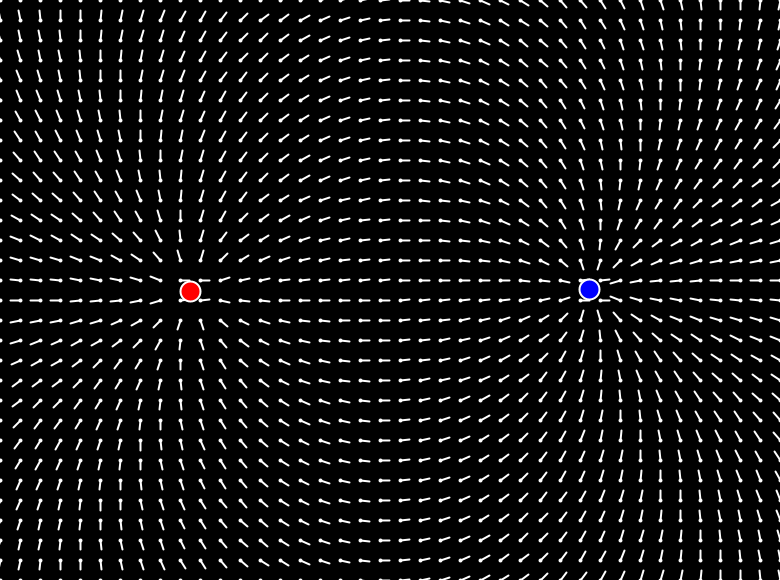
Frame 1 (no input)
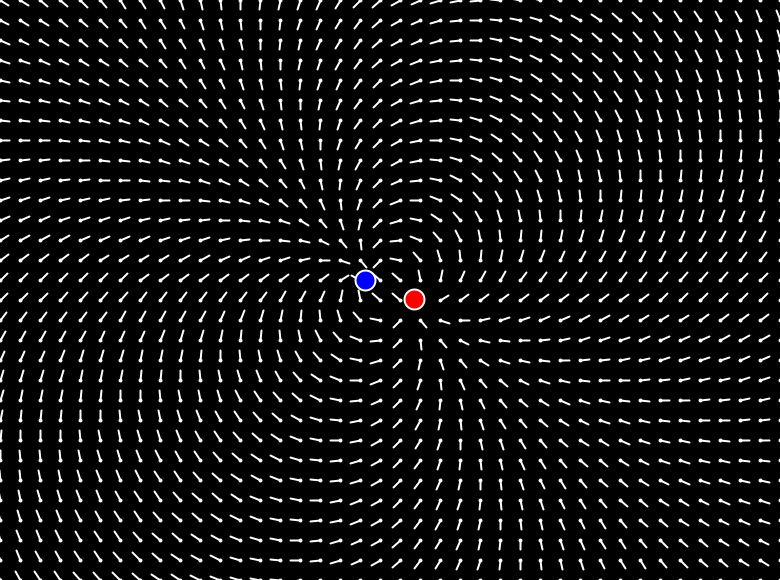
Frame 60 (the mouse pressed at the canvas centre just before this capture)
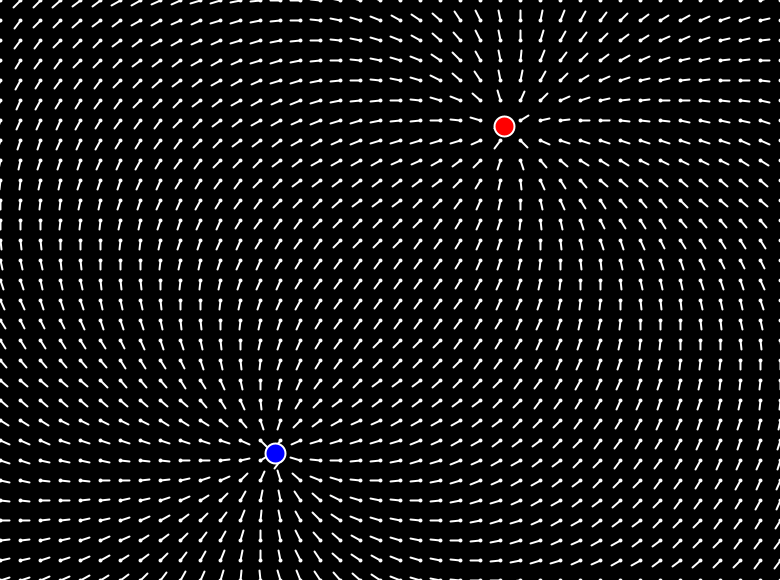
Frame 120 (the mouse held since frame 60 and released just before this capture)

The Processing sketch that drew these frames (run headless with seeded random() and noise(); from frame 60 on, the mouse is pressed at the canvas centre):

// Processing sketch: campo_electrico
// ── campo_electrico.pde
int num=2; ////                       LA MASA ES ENREALIDAD LA CARGA, MIENTRAS LA CTE G ES LA CTE K
particle[]arr=new particle[num];
particle[]flechas=new particle[40*30];
void setup() {
  size(780, 580);
  arr[0]=new particle(190, 290);
  arr[1]=new particle(590, 290);
  arr[0].m=2;
  arr[1].m=-2;
  arr[0].vy=1;
  arr[1].vy=-1;
  for (int i=0; i<40; i++) {
    for (int j=0; j<30; j++) {
      flechas[i+j*40]=new particle(i*20,j*20);
    }
  }
  //for(int i=2;i<num;i++){
  //  arr[i]=new particle(random(800),random(600));
  //  arr[i].m=random(-2,2);
  //}
}
void draw() {
  background(0);
  stroke(255);
  strokeWeight(2);
  for (int i=0; i<num; i++) {
    arr[i].superpose(arr, num);
  }
  
  for(int j=0; j<40*30; j++){
      flechas[j].superpose(arr,num);
      flechas[j].arrow();
  }
  for (int i=0; i<num; i++) {
    arr[i].refresh();
  }
}

// ── particle.pde
public class particle{
float x,y,m,vx,vy,cx,cy,G;
PVector campo;
  public particle(float x_,float y_){
    cx=0;
    cy=0;
    vx=0;
    vy=0;
    x=x_;
    y=y_;
    m=1;
    G=-10;
  }
  
  void arrow(){
    float len=sqrt(cx*cx+cy*cy);
    if (len==0)len=1;
    line(x,y,x+ 10*cx/len,y+ 10*cy/len);
    ellipse(x,y,2,2);
  }
  
  void refresh(){
    vx+=cx;
    vy+=cy;
    x+=vx;
    y+=vy;
    fill(255,0,0);
    if(m<0)fill(0,0,255);
    ellipse(x,y,abs(m)*10,abs(m)*10);
  }
  void superpose(particle[]array,int len){  
    this.cx=0;
    this.cy=0;
    for (int i=0; i< len; i++){
      float dist=sqrt(pow(this.x-array[i].x,2)+pow(this.y-array[i].y,2));
      if(dist>(abs(this.m)+abs(array[i].m))*5){
        float campo=-G*this.m*array[i].m/pow(dist,2);//en realidad es fuerza, pero guueno.
        cx+= campo*(this.x-array[i].x);
        cy+= campo*(this.y-array[i].y);
      }
        
    }
      
  }
}
